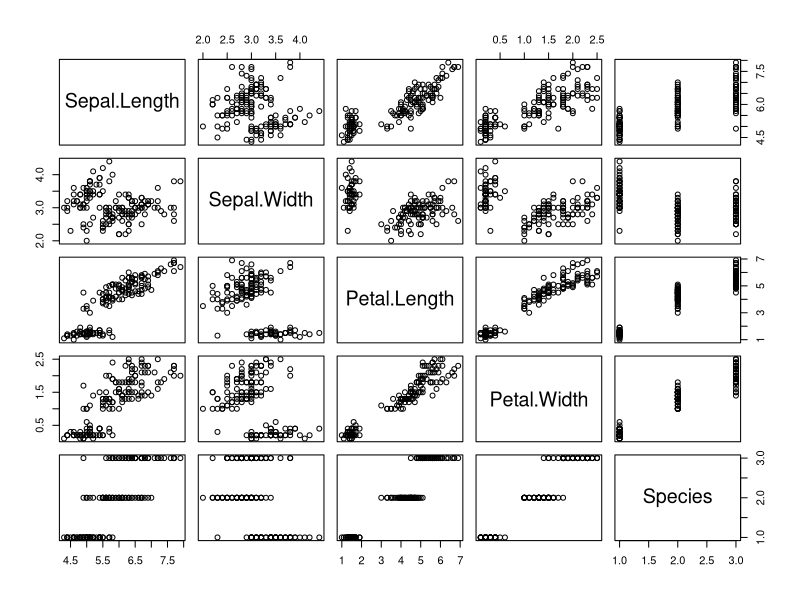
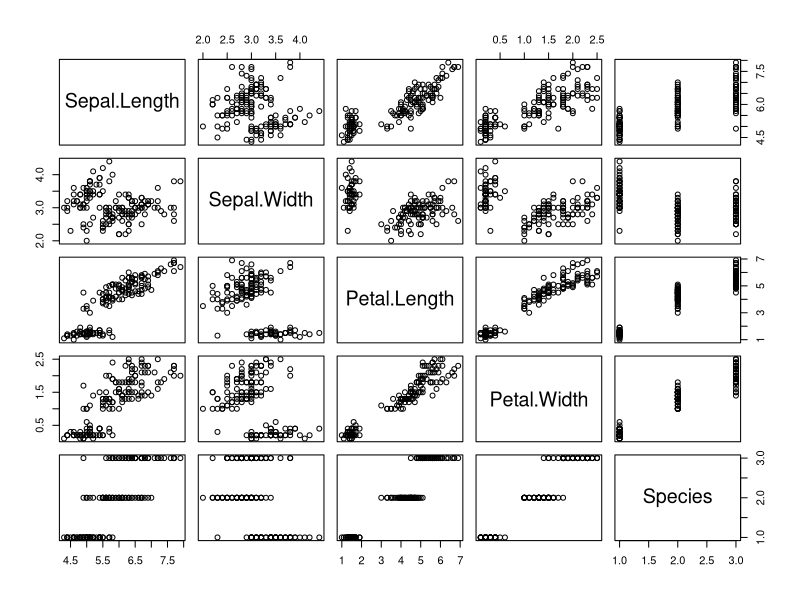

Here is the R script that generated these plots, in order:
# test.R
# R이 정상작동하는지 확인하는 샘플 코드
# install.packages("httpgd")
print("Hello")
plot(iris)
print("hello")
print(R.version)
변수 <- 3
가중치 <- 0.3
변수 <- 변수 + 변수 * 가중치
print(변수)
windows();plot(iris)